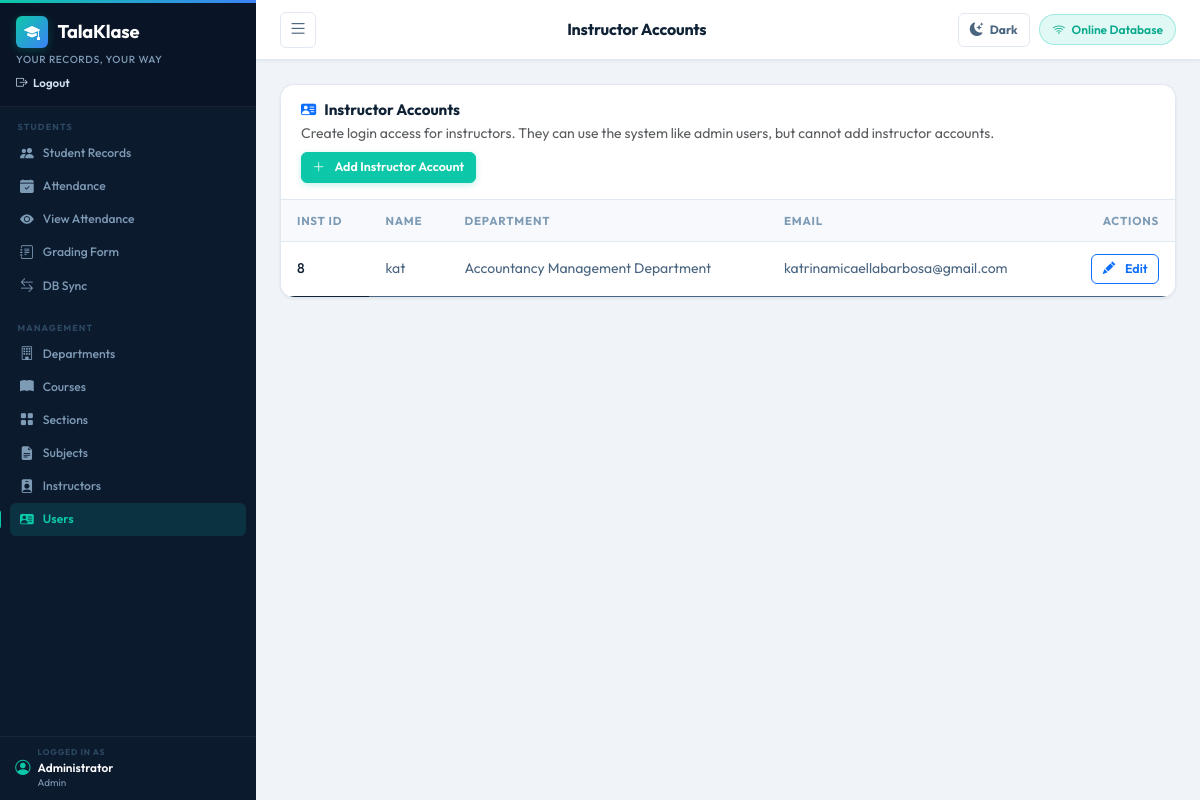
The page /index.php?page=instructor_accounts (signed in) on the database its author committed.
### tables this page shows
CREATE TABLE `users` (
  `id` int(11) NOT NULL,
  `name` varchar(100) NOT NULL,
  `email` varchar(100) DEFAULT NULL,
  `username` varchar(100) NOT NULL,
  `password_hash` varchar(255) NOT NULL,
  `role` varchar(20) NOT NULL DEFAULT 'viewer',
  `inst_id` int(11) DEFAULT NULL,
  `is_active` tinyint(1) NOT NULL DEFAULT 1,
  `created_at` timestamp NOT NULL DEFAULT current_timestamp()
);

CREATE TABLE `department` (
  `dept_id` int(11) NOT NULL,
  `dept_name` varchar(100) NOT NULL
);

### pages/instructor_accounts.php (the view, shortened to what this page needs)
<?php
$pdo = getConnection();
$rows = $pdo->query(
  "SELECT u.id, u.name, u.username AS email, u.inst_id, u.is_active, i.dept_id, d.dept_name
   FROM users u
   LEFT JOIN instructor i ON i.inst_id = u.inst_id
   LEFT JOIN department d ON d.dept_id = i.dept_id
   WHERE u.role = 'instructor_admin'
   ORDER BY u.name"
)->fetchAll();
?>
<div class="card">
  <div class="card-header d-flex justify-content-between align-items-center flex-wrap gap-2">
    <div>
      <h6 class="mb-1"><i class="bi bi-person-vcard-fill me-2 text-primary"></i>Instructor Accounts</h6>
      <div class="text-muted small">Create login access for instructors. They can use the system like admin users, but cannot add instructor accounts.</div>
    </div>
    <button class="btn btn-primary btn-sm" data-bs-toggle="modal" data-bs-target="#addModal">
      <i class="bi bi-plus-lg me-1"></i> Add Instructor Account
    </button>
  </div>
  <div class="table-responsive">
    <table class="table table-hover mb-0 align-middle">
      <thead>
        <tr>
          <th>Inst ID</th>
          <th>Name</th>
          <th>Department</th>
          <th>Email</th>
          <th class="text-end">Actions</th>
        </tr>
      </thead>
      <tbody>
        <?php if (empty($rows)): ?>
          <tr>
            <td colspan="5" class="text-center text-muted py-4">No instructor accounts found.</td>
          </tr>
        <?php else: ?>
          <?php foreach ($rows as $row): ?>
            <tr>
              <td><?= htmlspecialchars((string)$row['inst_id']) ?></td>
              <td><?= htmlspecialchars($row['name'] ?? '') ?></td>
              <td><?= htmlspecialchars($row['dept_name'] ?? '') ?></td>
              <td><?= htmlspecialchars($row['email'] ?? '') ?></td>
              <td class="text-end">
                <button
                  class="btn btn-sm btn-outline-primary"
                  onclick='openEdit(<?= htmlspecialchars(json_encode($row), ENT_QUOTES, "UTF-8") ?>)'
                >
                  <i class="bi bi-pencil-fill me-1"></i>Edit
                </button>
              </td>
            </tr>
          <?php endforeach; ?>
        <?php endif; ?>
      </tbody>
    </table>
  </div>
</div>

### assets/css/style.css (style rules this page uses)
:root { --sidebar-w: 256px; --topbar-h: 60px; --sb-bg: #0c1a2e; --sb-header-bg: #091526; --sb-text: #7e9bb5; --sb-text-hover: #cfe0f0; --sb-active-bg: rgba(13,200,168,0.14); --sb-active-text: #0dc8a8; --sb-section: #2d4a63; --sb-border: rgba(255,255,255,0.06); --accent: #0dc8a8; --accent-dark: #09a98d; --accent-light: rgba(13,200,168,0.12); --accent-glow: rgba(13,200,168,0.25); --bg: #f0f4f8; --surface: #ffffff; --surface-2: #f7f9fc; --border: #e2e8f0; --border-strong: #cbd5e1; --row-hover: #f0faf8; --overlay-bg: rgba(240,244,248,0.8); --text-primary: #0f2135; --text-secondary: #4a6580; --text-muted: #7e9bb5; --success: #10b981; --warning: #f59e0b; --danger: #ef4444; --info: #3b82f6; --radius-sm: 6px; --radius: 10px; --radius-lg: 14px; --shadow-sm: 0 1px 3px rgba(15,33,53,0.08); --shadow: 0 2px 8px rgba(15,33,53,0.10); --shadow-lg: 0 8px 24px rgba(15,33,53,0.13); --trans: 0.22s cubic-bezier(0.4,0,0.2,1); }
*,*::before,*::after { box-sizing:border-box; }
body { font-family: 'Outfit', system-ui, sans-serif; background: var(--bg); color: var(--text-primary); margin: 0; -webkit-font-smoothing: antialiased; }
.card { border:1px solid var(--border);border-radius:var(--radius-lg);box-shadow:var(--shadow-sm);background:var(--surface); }
.card-header { background:var(--surface);border-bottom:1px solid var(--border); border-radius:var(--radius-lg) var(--radius-lg) 0 0 !important; padding:1rem 1.25rem; display:flex; align-items:center; justify-content:space-between; flex-wrap:wrap; gap:0.75rem; }
.card-header h5,.card-header h6 { font-weight:700;font-size:0.95rem;color:var(--text-primary);margin:0; }
.table-responsive { overflow-x:auto;-webkit-overflow-scrolling:touch;border-radius:0 0 var(--radius-lg) var(--radius-lg); }
.table { font-size:0.875rem;margin:0; }
.table thead th { background:var(--surface-2);font-weight:700;font-size:0.72rem; text-transform:uppercase;letter-spacing:0.8px;color:var(--text-muted); border-bottom:1px solid var(--border);border-top:none; padding:0.75rem 1rem;white-space:nowrap; }
.table tbody tr { transition:background var(--trans);border-bottom:1px solid var(--border); }
.table tbody tr:last-child { border-bottom:none; }
.table td { vertical-align:middle;padding:0.75rem 1rem;color:var(--text-secondary); }
.table td:first-child { color:var(--text-primary);font-weight:500; }
.btn { font-family:'Outfit',system-ui,sans-serif;font-weight:600;font-size:0.85rem; border-radius:var(--radius-sm);transition:all var(--trans); display:inline-flex;align-items:center;gap:0.35rem; }
.btn-primary { background:var(--accent);border-color:var(--accent);color:#fff;box-shadow:0 2px 6px var(--accent-glow); }
.btn-sm { font-size:0.78rem;padding:0.3rem 0.65rem; }

### rows shown on the page
users: inst "8", name "kat", department.dept_name "Accountancy Management Department", username "katrinamicaellabarbosa@gmail.com"

### other values the page prints
current_user()['name'] "Administrator"
current_user()['role'] "Admin"
$currentTitle "Instructor Accounts"
$_SESSION['db_source'] "Online Database"
